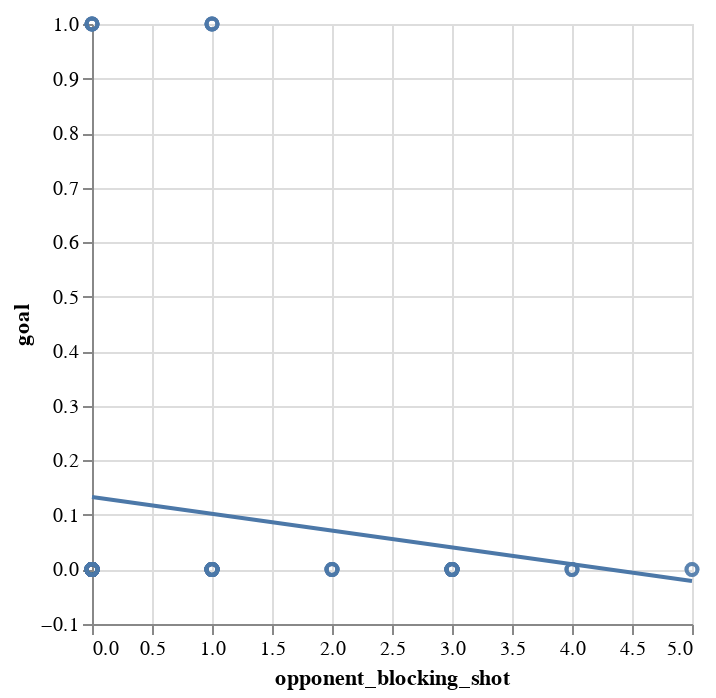

Here is the notebook cell this chart was saved with:
### Code cell
import altair as alt
fig = alt.Chart(df_shot).mark_point().encode(
  x='opponent_blocking_shot',y='goal')

fig + fig.transform_regression('opponent_blocking_shot','goal').mark_line()
